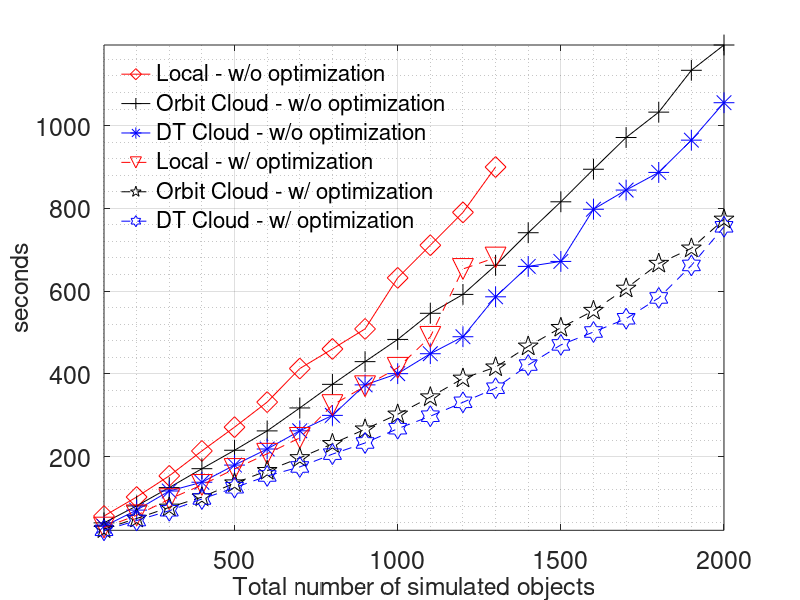

Recreate this plot in MATLAB.
font_size = 15;

nes_ring_before = [10:10:200];
intfs_ring_before = [80:80:1600];
links_ring_before = [10:10:200];
total_ring_before = nes_ring_before + intfs_ring_before + links_ring_before;

local_ring_before = [56.25,102.23,153.413,213.614,271.05,331.639,412.765,460.104,508.518,631.887,710.737,790.183,899.761,NaN,NaN,NaN,NaN,NaN,NaN,NaN] ;
orbit_ring_before = [39.797,80.72,124.998,170.719,215.263,262.063,317.516,374.563,429.448,483.086,546.286,591.905,662.236,741.026,815.756,894.416,971.131,1032.467,1133.569,1194.712];
dt_ring_before = [31.372,70.615,116.777,137.978,179.405,218.274,262.221,299.545,373.295,400.415,448.59,489.629,586.146,659.61,671.627,797.732,844.124,886.756,964.754,1055.247];


local_ring_after = [28.305,57.966,97.032,131.423,169.976,206.786,245.143,324.406,370.006,414.522,489.31,653.368,680.992,NaN,NaN,NaN,NaN,NaN,NaN,NaN] ;
orbit_ring_after = [24.807,50.346,77.176,102.002,135.746,165.72,196.766,230.876,266.106,302.127,343.683,388.937,415.954,466.422,511.405,552.728,606.29,666.382,703.382,773.22];
dt_ring_after = [21.781,45.35,69.09,97.491,124.708,153.134,174.877,205.903,232.873,267.401,297.562,331.145,365.237,421.197,469.884,501.065,533.138,583.406,661.939,755.359];

figure(1);

plot(total_ring_before,local_ring_before, '-dr', 'markersize', font_size, 
      total_ring_before, orbit_ring_before, '-+k', 'markersize', font_size, 
      total_ring_before, dt_ring_before, '-*b', 'markersize', font_size,
      total_ring_before,local_ring_after, '--vr', 'markersize', font_size, 
      total_ring_before, orbit_ring_after, '--pk', 'markersize', font_size, 
      total_ring_before, dt_ring_after, '--hb', 'markersize', font_size);
set(gca, "fontsize", 18);
xlabel('Total number of simulated objects', "fontsize", 18, "interpreter", "tex");
grid on;
grid minor on;
ylabel('seconds', "fontsize", 18);

[leg, obj] = legend('Local - w/o optimization',
                    'Orbit Cloud - w/o optimization',
                    'DT Cloud - w/o optimization', 
                    'Local - w/ optimization',
                    'Orbit Cloud - w/ optimization',
                    'DT Cloud - w/ optimization',
                    "location", 'northwest');          
legend boxoff;
%textobj = findobj(obj, 'type', 'text');
%set(textobj, "fontsize", 18);
axis('tight');
